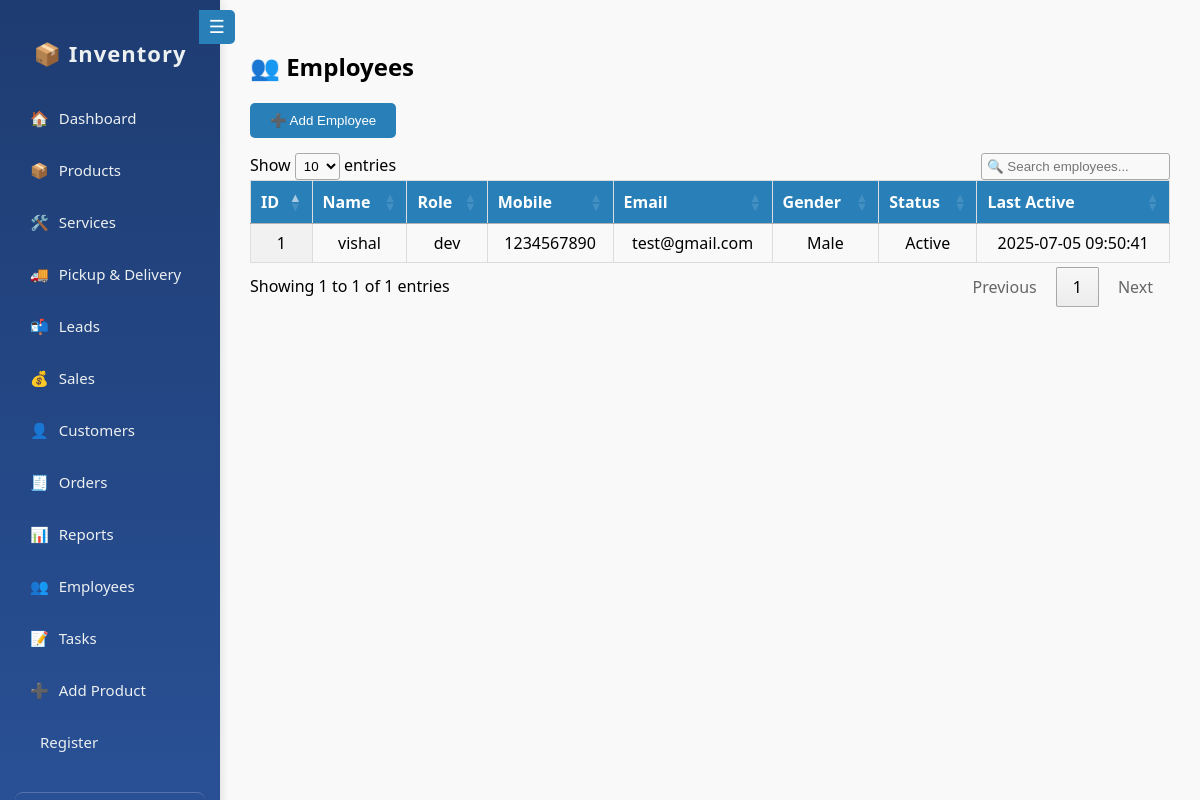
Screenshot of /employees.php (signed in) with the database file from the repository.
### tables this page shows
CREATE TABLE `employees` (
  `id` int(11) NOT NULL,
  `name` varchar(100) DEFAULT NULL,
  `role` varchar(50) DEFAULT NULL,
  `mobile` varchar(20) DEFAULT NULL,
  `email` varchar(100) DEFAULT NULL,
  `gender` enum('Male','Female','Other') DEFAULT NULL,
  `is_active` tinyint(1) DEFAULT 1,
  `last_active` datetime DEFAULT NULL
);

### employees.php (the view, shortened to what this page needs)
<?php
include 'components/connections.php';
$result = $conn->query("SELECT * FROM employees ORDER BY id DESC");
?>
<!DOCTYPE html>
<html>
<head>
    <link rel="stylesheet" href="https://cdn.datatables.net/1.13.5/css/jquery.dataTables.min.css"/>
</head>
<body>
<div class="container">
    <?php include 'sidebar.php'; ?>
    <div class="main">
        <h2>👥 Employees</h2>
        <button class="add-btn" onclick="openPopup()">➕ Add Employee</button>
        <table id="employeesTable" class="display">
            <thead>
                <tr>
                    <th>ID</th>
                    <th>Name</th>
                    <th>Role</th>
                    <th>Mobile</th>
                    <th>Email</th>
                    <th>Gender</th>
                    <th>Status</th>
                    <th>Last Active</th>
                </tr>
            </thead>
            <tbody>
                <?php while ($row = $result->fetch_assoc()): ?>
                    <tr>
                        <td><?= $row['id'] ?></td>
                        <td><?= htmlspecialchars($row['name']) ?></td>
                        <td><?= htmlspecialchars($row['role']) ?></td>
                        <td><?= htmlspecialchars($row['mobile']) ?></td>
                        <td><?= htmlspecialchars($row['email']) ?></td>
                        <td><?= htmlspecialchars($row['gender']) ?></td>
                        <td><?= $row['is_active'] ? 'Active' : 'Inactive' ?></td>
                        <td><?= $row['last_active'] ?></td>
                    </tr>
                <?php endwhile; ?>
            </tbody>
        </table>
    </div>
</div>
</body>
</html>

### employees.php (style rules this page uses)
body { margin: 0; font-family: 'Segoe UI', sans-serif; background: #f9f9f9; }
.container { display: flex; }
.main { flex: 1; padding: 20px; }
.add-btn { padding: 10px 20px; background-color: #2980b9; color: white; border: none; border-radius: 5px; margin-bottom: 15px; cursor: pointer; }
table.dataTable { width: 100%; border-collapse: collapse; background: white; }
table.dataTable th, table.dataTable td { padding: 12px; text-align: center; border: 1px solid #ddd; }
table.dataTable th { background: #2980b9; color: white; }

### sidebar.php (style rules this page uses)
.main { margin-left: 220px; padding: 30px; transition: margin-left 0.3s ease; }

### rows the page displays
employees: id "1", name "vishal", role "dev", mobile "1234567890", email "test@gmail.com", gender "Male", is_active "Active", last_active "2025-07-05 09:50:41"
